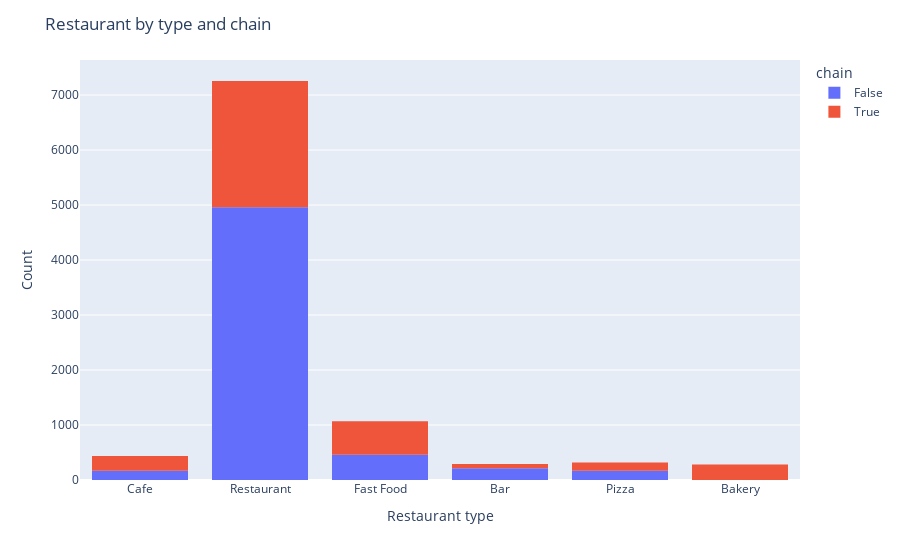

Notebook code for this chart:
### Markdown cell above
A continuación evaluamos el segundo punto de vista, desde la distribución general según tipo de establecimiento:

### Code cell
fig = px.histogram(df_rest, x='object_type', color='chain')
fig.update_layout(
    title_text='Restaurant by type and chain',
    xaxis_title_text='Restaurant type',
    yaxis_title_text='Count',
)
fig.show()

### Figure 1 — Plotly figure (JSON) as saved in the notebook; plotly's stock layout.template omitted (floating-point values rounded to 4 significant figures; data arrays with more than 128 entries replaced by an {"elided": "..."} marker saying what was removed)
{"data": [{"alignmentgroup": "True", "bingroup": "x", "hovertemplate": "chain=False<br>object_type=%{x}<br>count=%{y}<extra></extra>", "legendgroup": "False", "marker": {"color": "#636efa", "pattern": {"shape": ""}}, "name": "False", "offsetgroup": "False", "orientation": "v", "showlegend": true, "type": "histogram", "x": {"elided": "5972 str values"}, "xaxis": "x", "yaxis": "y"}, {"alignmentgroup": "True", "bingroup": "x", "hovertemplate": "chain=True<br>object_type=%{x}<br>count=%{y}<extra></extra>", "legendgroup": "True", "marker": {"color": "#EF553B", "pattern": {"shape": ""}}, "name": "True", "offsetgroup": "True", "orientation": "v", "showlegend": true, "type": "histogram", "x": {"elided": "3679 str values"}, "xaxis": "x", "yaxis": "y"}], "layout": {"barmode": "relative", "legend": {"title": {"text": "chain"}, "tracegroupgap": 0}, "margin": {"t": 60}, "title": {"text": "Restaurant by type and chain"}, "xaxis": {"anchor": "y", "domain": [0, 1], "title": {"text": "Restaurant type"}}, "yaxis": {"anchor": "x", "domain": [0, 1], "title": {"text": "Count"}}}}
